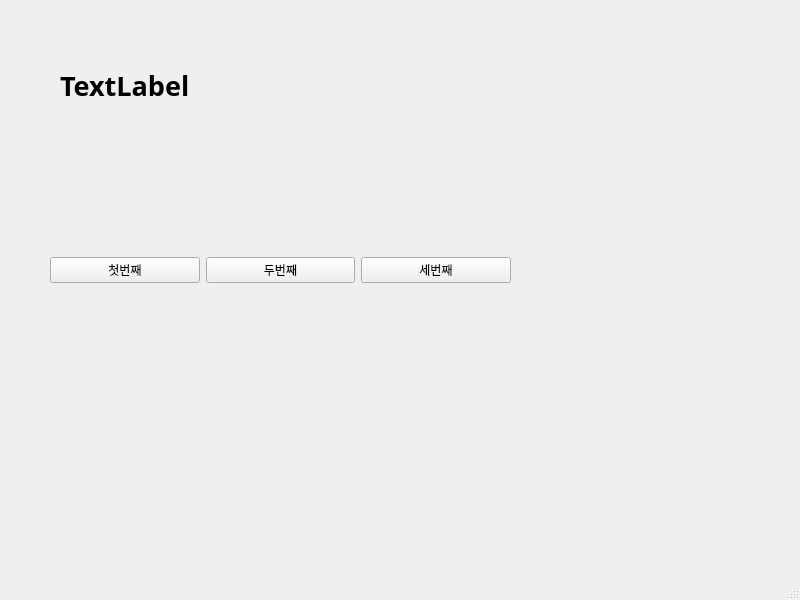
<?xml version="1.0" encoding="UTF-8"?>
<ui version="4.0">
 <class>MainWindow</class>
 <widget class="QMainWindow" name="MainWindow">
  <property name="geometry">
   <rect>
    <x>0</x>
    <y>0</y>
    <width>800</width>
    <height>600</height>
   </rect>
  </property>
  <property name="windowTitle">
   <string>MainWindow</string>
  </property>
  <widget class="QWidget" name="centralwidget">
   <widget class="QWidget" name="horizontalLayoutWidget">
    <property name="geometry">
     <rect>
      <x>50</x>
      <y>220</y>
      <width>461</width>
      <height>101</height>
     </rect>
    </property>
    <layout class="QHBoxLayout" name="horizontalLayout">
     <item>
      <widget class="QPushButton" name="pushButton_3">
       <property name="text">
        <string>첫번째</string>
       </property>
      </widget>
     </item>
     <item>
      <widget class="QPushButton" name="pushButton_2">
       <property name="text">
        <string>두번째</string>
       </property>
      </widget>
     </item>
     <item>
      <widget class="QPushButton" name="pushButton">
       <property name="text">
        <string>세번째</string>
       </property>
      </widget>
     </item>
    </layout>
   </widget>
   <widget class="QLabel" name="label">
    <property name="geometry">
     <rect>
      <x>60</x>
      <y>30</y>
      <width>251</width>
      <height>111</height>
     </rect>
    </property>
    <property name="font">
     <font>
      <family>맑은 고딕</family>
      <pointsize>20</pointsize>
      <weight>75</weight>
      <bold>true</bold>
     </font>
    </property>
    <property name="text">
     <string>TextLabel</string>
    </property>
   </widget>
  </widget>
  <widget class="QMenuBar" name="menubar">
   <property name="geometry">
    <rect>
     <x>0</x>
     <y>0</y>
     <width>800</width>
     <height>21</height>
    </rect>
   </property>
  </widget>
  <widget class="QStatusBar" name="statusbar"/>
 </widget>
 <resources/>
 <connections>
  <connection>
   <sender>pushButton_3</sender>
   <signal>clicked()</signal>
   <receiver>MainWindow</receiver>
   <slot>firstClick()</slot>
   <hints>
    <hint type="sourcelabel">
     <x>123</x>
     <y>299</y>
    </hint>
    <hint type="destinationlabel">
     <x>126</x>
     <y>344</y>
    </hint>
   </hints>
  </connection>
  <connection>
   <sender>pushButton_2</sender>
   <signal>clicked()</signal>
   <receiver>MainWindow</receiver>
   <slot>secondClick()</slot>
   <hints>
    <hint type="sourcelabel">
     <x>288</x>
     <y>290</y>
    </hint>
    <hint type="destinationlabel">
     <x>279</x>
     <y>343</y>
    </hint>
   </hints>
  </connection>
  <connection>
   <sender>pushButton</sender>
   <signal>clicked()</signal>
   <receiver>MainWindow</receiver>
   <slot>thirdClick()</slot>
   <hints>
    <hint type="sourcelabel">
     <x>408</x>
     <y>297</y>
    </hint>
    <hint type="destinationlabel">
     <x>413</x>
     <y>339</y>
    </hint>
   </hints>
  </connection>
 </connections>
 <slots>
  <slot>firstClick()</slot>
  <slot>secondClick()</slot>
  <slot>thirdClick()</slot>
 </slots>
</ui>
